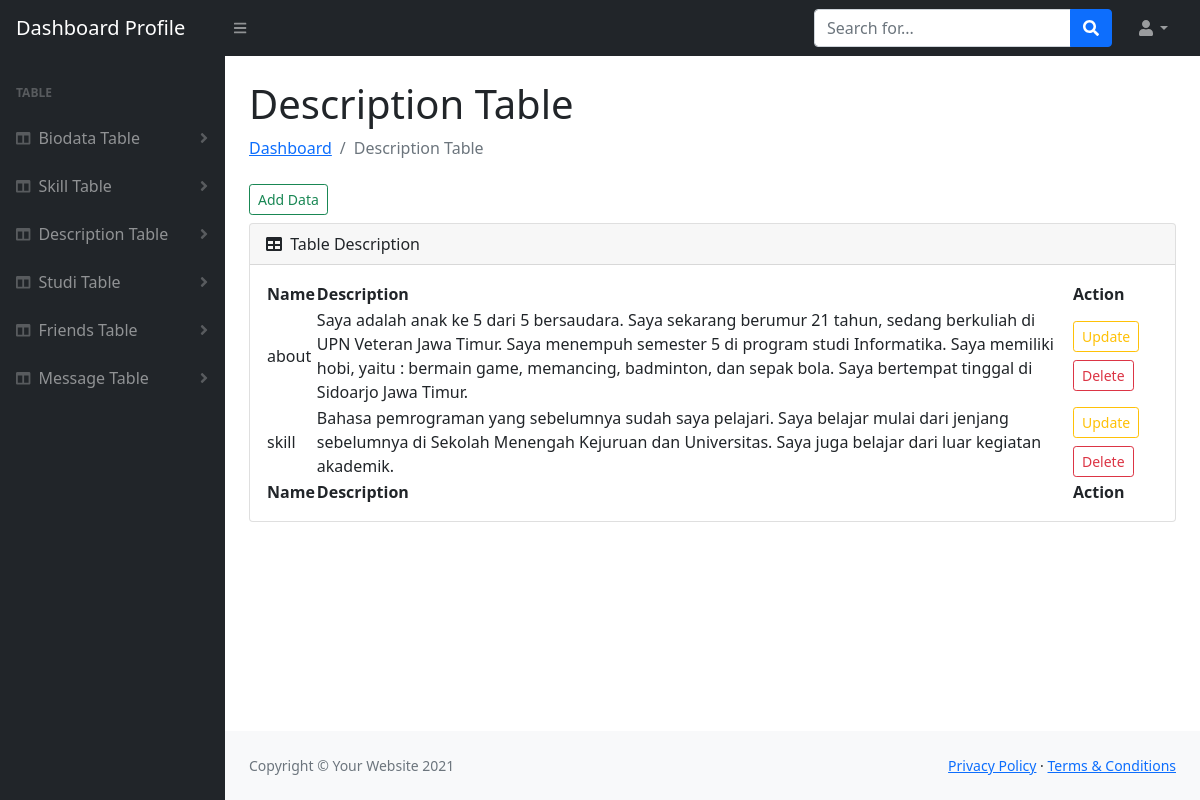
/dashboard/description.php, run on the app's committed database.
### tables this page shows
CREATE TABLE `description` (
  `id` int(10) NOT NULL,
  `name` varchar(50) NOT NULL,
  `description` text NOT NULL
);

### dashboard/conn.php (called while the page is built, shortened)
<?php
    function connection(){
        $servername = "localhost";
        $username = "dev_web";
        $password = "masukaja12";
        $dbname = "dev_web";
        $conn = new mysqli($servername, $username, $password, $dbname);
        return $conn;
    }
?>

### dashboard/description.php (the view, shortened to what this page needs)
<?php
    include('conn.php');
?>
<!DOCTYPE html>
<html lang="en">
    <head>
        <link href="https://cdn.jsdelivr.net/npm/simple-datatables@latest/dist/style.css" rel="stylesheet" />
        <link href="css/styles.css" rel="stylesheet" />
    </head>
    <body class="sb-nav-fixed">
        <nav class="sb-topnav navbar navbar-expand navbar-dark bg-dark">
            <a class="navbar-brand ps-3" href="<?php echo 'index.php';?>">Dashboard Profile</a>
            <button class="btn btn-link btn-sm order-1 order-lg-0 me-4 me-lg-0" id="sidebarToggle" href="#!"><i class="fas fa-bars"></i></button>
            <form class="d-none d-md-inline-block form-inline ms-auto me-0 me-md-3 my-2 my-md-0">
                <div class="input-group">
                    <input class="form-control" type="text" placeholder="Search for..." aria-label="Search for..." aria-describedby="btnNavbarSearch" />
                    <button class="btn btn-primary" id="btnNavbarSearch" type="button"><i class="fas fa-search"></i></button>
                </div>
            </form>
            <ul class="navbar-nav ms-auto ms-md-0 me-3 me-lg-4">
                <li class="nav-item dropdown">
                    <a class="nav-link dropdown-toggle" id="navbarDropdown" href="#" role="button" data-bs-toggle="dropdown" aria-expanded="false"><i class="fas fa-user fa-fw"></i></a>
                </li>
            </ul>
        </nav>
        <div id="layoutSidenav">
            <div id="layoutSidenav_nav">
                <nav class="sb-sidenav accordion sb-sidenav-dark" id="sidenavAccordion">
                    <div class="sb-sidenav-menu">
                        <div class="nav">
                            <div class="sb-sidenav-menu-heading">Table</div>
                            <a class="nav-link collapsed" href="#" data-bs-toggle="collapse" data-bs-target="#biodata" aria-expanded="false" aria-controls="collapseLayouts">
                                <div class="sb-nav-link-icon"><i class="fas fa-columns"></i></div>
                                Biodata Table
                                <div class="sb-sidenav-collapse-arrow"><i class="fas fa-angle-down"></i></div>
                            </a>
                            <a class="nav-link collapsed" href="#" data-bs-toggle="collapse" data-bs-target="#skill" aria-expanded="false" aria-controls="collapseLayouts">
                                <div class="sb-nav-link-icon"><i class="fas fa-columns"></i></div>
                                Skill Table
                                <div class="sb-sidenav-collapse-arrow"><i class="fas fa-angle-down"></i></div>
                            </a>
                            <a class="nav-link collapsed" href="#" data-bs-toggle="collapse" data-bs-target="#description" aria-expanded="false" aria-controls="collapseLayouts">
                                <div class="sb-nav-link-icon"><i class="fas fa-columns"></i></div>
                                Description Table
                                <div class="sb-sidenav-collapse-arrow"><i class="fas fa-angle-down"></i></div>
                            </a>
                            <a class="nav-link collapsed" href="#" data-bs-toggle="collapse" data-bs-target="#studi" aria-expanded="false" aria-controls="collapseLayouts">
                                <div class="sb-nav-link-icon"><i class="fas fa-columns"></i></div>
                                Studi Table
                                <div class="sb-sidenav-collapse-arrow"><i class="fas fa-angle-down"></i></div>
                            </a>
                            <a class="nav-link collapsed" href="#" data-bs-toggle="collapse" data-bs-target="#teman" aria-expanded="false" aria-controls="collapseLayouts">
                                <div class="sb-nav-link-icon"><i class="fas fa-columns"></i></div>
                                Friends Table
                                <div class="sb-sidenav-collapse-arrow"><i class="fas fa-angle-down"></i></div>
                            </a>
                            <a class="nav-link collapsed" href="#" data-bs-toggle="collapse" data-bs-target="#message" aria-expanded="false" aria-controls="collapseLayouts">
                                <div class="sb-nav-link-icon"><i class="fas fa-columns"></i></div>
                                Message Table
                                <div class="sb-sidenav-collapse-arrow"><i class="fas fa-angle-down"></i></div>
                            </a>
                        </div>
                    </div>
                </nav>
            </div>
            <div id="layoutSidenav_content">
                <main>
                    <div class="container-fluid px-4">
                        <h1 class="mt-4">Description Table</h1>
                        <ol class="breadcrumb mb-4">
                            <li class="breadcrumb-item"><a href="<?php echo 'index.php';?>">Dashboard</a></li>
                            <li class="breadcrumb-item active">Description Table</li>
                        </ol>
                        <a href="<?php echo 'module/description/create.php';?>" class="btn btn-outline-success btn-sm mb-2"> Add Data</a>
                        <div class="card mb-4">
                            <div class="card-header">
                                <i class="fas fa-table me-1"></i>
                                Table Description
                            </div>
                            <div class="card-body">
                                <table id="datatablesSimple">
                                    <thead>
                                        <tr>
                                            <th>Name</th>
                                            <th>Description</th>
                                            <th>Action</th>
                                        </tr>
                                    </thead>
                                    <tbody>
                                        <?php
                                            $query = "SELECT * FROM description";
                                            $result = mysqli_query(connection(),$query);
                                        ?>
                                        <?php while($data = mysqli_fetch_array($result)): ?>
                                        <tr>
                                            <td><?php echo $data['name']; ?></td>
                                            <td><?php echo $data['description']; ?></td>
                                            <td>
                                                <a href="<?php echo "module/description/update.php?id=".$data['id']; ?>" class="btn btn-outline-warning btn-sm mb-2"> Update</a>
                                                <a href="<?php echo "module/description/delete.php?id=".$data['id']; ?>" class="btn btn-outline-danger btn-sm"> Delete</a>
                                            </td>
                                        </tr>
                                        <?php endwhile ?>
                                    </tbody>
                                    <tfoot>
                                        <tr>
                                            <th>Name</th>
                                            <th>Description</th>
                                            <th>Action</th>
                                        </tr>
                                    </tfoot>
                                </table>
                            </div>
                        </div>
                    </div>
                </main>
                <footer class="py-4 bg-light mt-auto">
                    <div class="container-fluid px-4">
                        <div class="d-flex align-items-center justify-content-between small">
                            <div class="text-muted">Copyright &copy; Your Website 2021</div>
                            <div>
                                <a href="#">Privacy Policy</a>
                                &middot;
                                <a href="#">Terms &amp; Conditions</a>
                            </div>
                        </div>
                    </div>
                </footer>
            </div>
        </div>
    </body>
</html>

### data on the page
description: name "about", description "Saya adalah anak ke 5 dari 5 bersaudara. Saya sekarang berumur 21 tahun, sedang berkuliah di UPN Veteran Jawa Timur. Saya menempuh semester 5 di program studi Informatika. Saya memiliki hobi, yaitu : bermain game, memancing, badminton, dan sepak bola. Saya bertempat tinggal di Sidoarjo Jawa Timur."
description: name "skill", description "Bahasa pemrograman yang sebelumnya sudah saya pelajari. Saya belajar mulai dari jenjang sebelumnya di Sekolah Menengah Kejuruan dan Universitas. Saya juga belajar dari luar kegiatan akademik."
